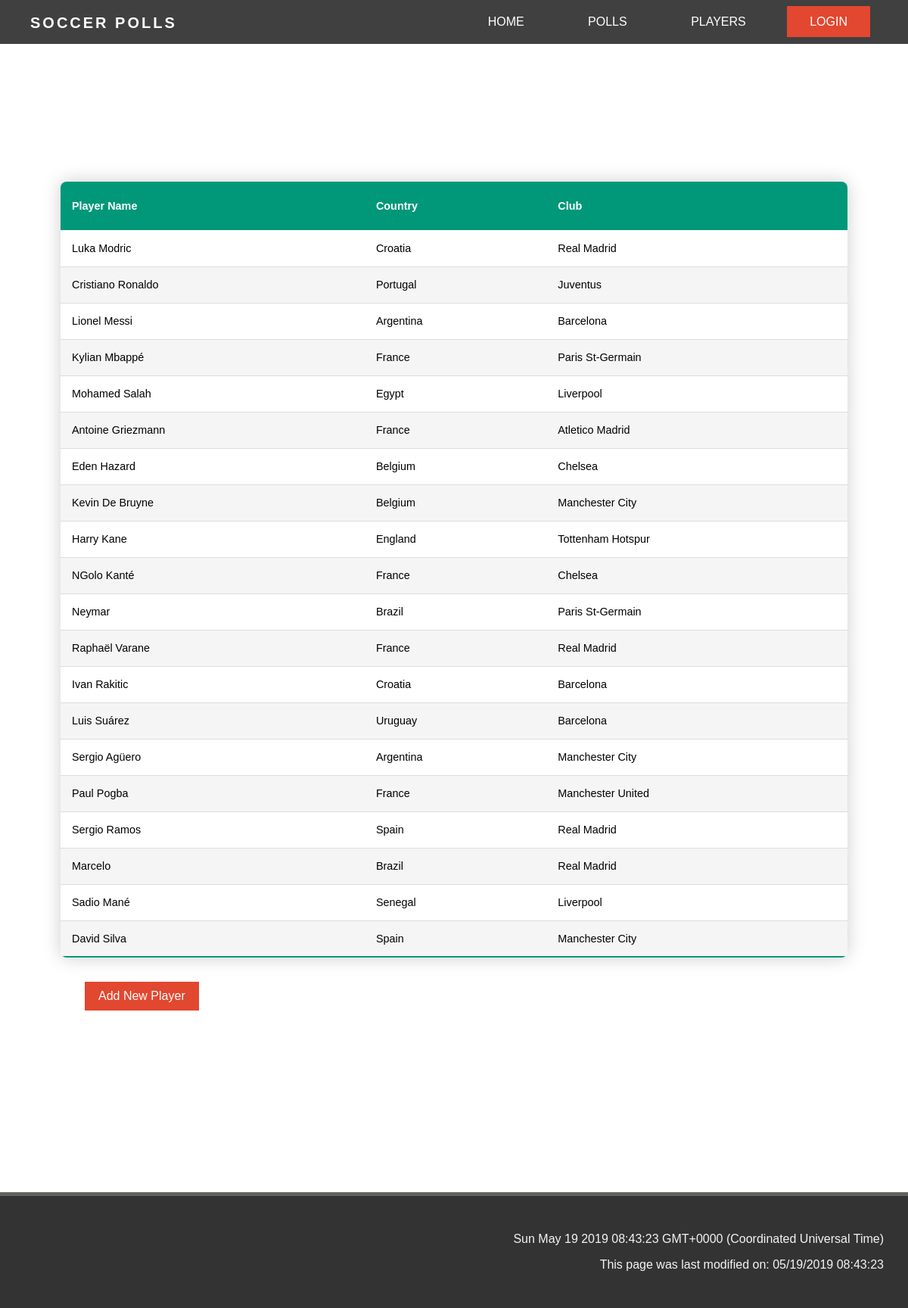
The app's page /playerlist with its own data.
### app/models.py (models this page shows, shortened)
class Player(db.Model):
    playerid = db.Column(db.Integer, primary_key=True)
    playername = db.Column(db.String(128), index=True, unique=True)
    nationality = db.Column(db.String(64), index=True, unique=False)
    club = db.Column(db.String(64), index=True, unique=False)
    presentpoll = db.relationship('PollPlayer', backref='playerentry', lazy='dynamic')
    presentvote = db.relationship('PollVote', backref='playervotename', lazy='dynamic')

### app/routes.py (the view)
@app.route('/playerlist')
def playerlist():
    playerlist = Player.query.all()
    return render_template('playerlist.html', playerlist=playerlist)

### app/templates/playerlist.html (shortened to what this page needs)
{% extends "base2.html" %}
{% block content %}
<div class="table-container">
	<table class="table-content">
		<thead>
			<tr>
				<th>Player Name</th>
				<th>Country</th>
				<th>Club</th>
			</tr>
		</thead>
		<tbody>
			{% for player in playerlist %}
			<tr id=player.playerid>
				<td>{{ player.playername }} </td>
				<td>{{ player.nationality }} </td>
				<td>{{ player.club }} </td>
			</tr>
			{% endfor %}
	</table>
	<a href="{{ url_for('playercreate')}}" class="otherbtn">Add New Player </a>
</div>
{% endblock %}

### app/static/style/style.css (style rules this page uses)
*, *::before, *::after { box-sizing: border-box; }
body { margin: 0; padding: 0; font-family: 'PT Sans', sans-serif; font-weight: 400; background-color: #fff; }
.table-container { margin: 15rem 5rem; }
.table-content { border-collapse: collapse; font-size: 0.9em; border-radius: 0.5rem; overflow: hidden; box-shadow: 0 0 25px rgba(0, 0, 0, 0.2); width: 100%; }
.table-content thead tr { background-color: #009879; text-align: left; color: white; font-weight: bold; height: 4rem; }
.table-content tbody tr { height: 3rem; }
.table-content th, .table-content td { padding: 12px 15px; }
.table-content tbody tr { border-bottom: 1px solid #dddddd; background-color: white; }
.table-content tbody tr:nth-of-type(even) { background-color: #f5f5f5; }
.table-content tbody tr:last-of-type { border-bottom: 2px solid #009879; }
.otherbtn { margin: 2rem; width: auto; padding: 10px 18px; background-color: #E2472F; color: white; display: inline-block; text-decoration: none; margin-bottom: auto; }

### records on screen
Player: playername "Luka Modric", nationality "Croatia", club "Real Madrid"
Player: playername "Cristiano Ronaldo", nationality "Portugal", club "Juventus"
Player: playername "Lionel Messi", nationality "Argentina", club "Barcelona"
Player: playername "Kylian Mbappé", nationality "France", club "Paris St-Germain"
Player: playername "Mohamed Salah", nationality "Egypt", club "Liverpool"
Player: playername "Antoine Griezmann", nationality "France", club "Atletico Madrid"
Player: playername "Eden Hazard", nationality "Belgium", club "Chelsea"
Player: playername "Kevin De Bruyne", nationality "Belgium", club "Manchester City"
Player: playername "Harry Kane", nationality "England", club "Tottenham Hotspur"
Player: playername "NGolo Kanté", nationality "France", club "Chelsea"
Player: playername "Neymar", nationality "Brazil", club "Paris St-Germain"
Player: playername "Raphaël Varane", nationality "France", club "Real Madrid"
Player: playername "Ivan Rakitic", nationality "Croatia", club "Barcelona"
Player: playername "Luis Suárez", nationality "Uruguay", club "Barcelona"
Player: playername "Sergio Agüero", nationality "Argentina", club "Manchester City"
Player: playername "Paul Pogba", nationality "France", club "Manchester United"
Player: playername "Sergio Ramos", nationality "Spain", club "Real Madrid"
Player: playername "Marcelo", nationality "Brazil", club "Real Madrid"
Player: playername "Sadio Mané", nationality "Senegal", club "Liverpool"
Player: playername "David Silva", nationality "Spain", club "Manchester City"
